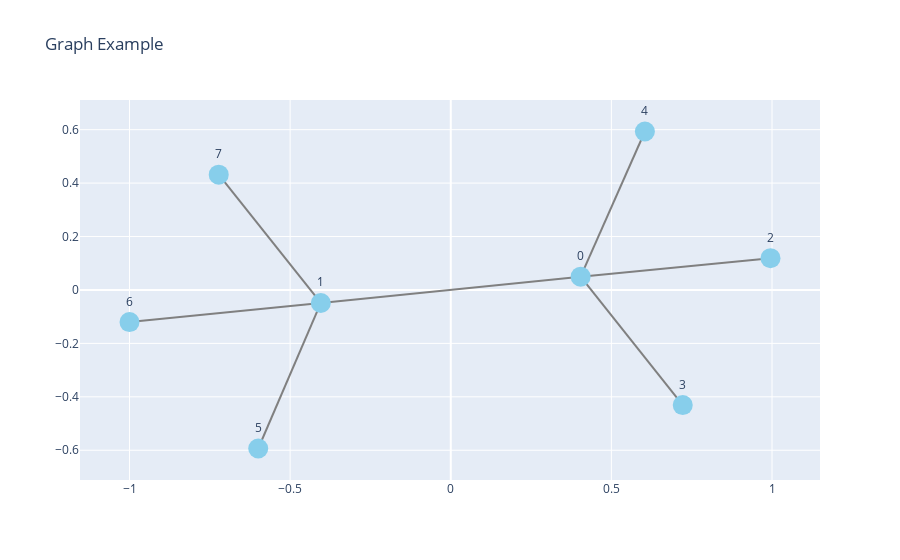

Source (notebook cell):
### Code cell
data_to_show = data[6]
print(data_to_show)

G = to_networkx(data_to_show, to_undirected=True)
pos = nx.spring_layout(G)

# Build node positions
node_x, node_y = zip(*[pos[n] for n in G.nodes()])
node_trace = go.Scatter(
    x=node_x, y=node_y, mode='markers+text',
    marker=dict(size=20, color='skyblue'),
    text=list(map(str, G.nodes())), textposition='top center',
    hoverinfo='text'
)

# Build edge lines
edge_x = []
edge_y = []
for src, dst in G.edges():
    x0, y0 = pos[src]
    x1, y1 = pos[dst]
    edge_x += [x0, x1, None]
    edge_y += [y0, y1, None]

edge_trace = go.Scatter(
    x=edge_x, y=edge_y, line=dict(width=2, color='gray'),
    hoverinfo='none', mode='lines'
)

# Display
fig = go.Figure(data=[edge_trace, node_trace])
fig.update_layout(title="Graph Example", showlegend=False)
fig.show()

### Figure 1 — Plotly figure (JSON) as saved in the notebook; plotly's stock layout.template omitted (floating-point values rounded to 4 significant figures)
{"data": [{"hoverinfo": "none", "line": {"color": "gray", "width": 2}, "mode": "lines", "type": "scatter", "x": [0.4043, -0.4044, null, 0.4043, 0.9953, null, 0.4043, 0.7221, null, 0.4043, 0.6043, null, -0.4044, -0.5993, null, -0.4044, -1, null, -0.4044, -0.7222, null], "y": [0.04973, -0.0487, null, 0.04973, 0.119, null, 0.04973, -0.4311, null, 0.04973, 0.5931, null, -0.0487, -0.5935, null, -0.0487, -0.1202, null, -0.0487, 0.4315, null]}, {"hoverinfo": "text", "marker": {"color": "skyblue", "size": 20}, "mode": "markers+text", "text": ["0", "1", "2", "3", "4", "5", "6", "7"], "textposition": "top center", "type": "scatter", "x": [0.4043, -0.4044, 0.9953, 0.7221, 0.6043, -0.5993, -1, -0.7222], "y": [0.04973, -0.0487, 0.119, -0.4311, 0.5931, -0.5935, -0.1202, 0.4315]}], "layout": {"showlegend": false, "title": {"text": "Graph Example"}}}
